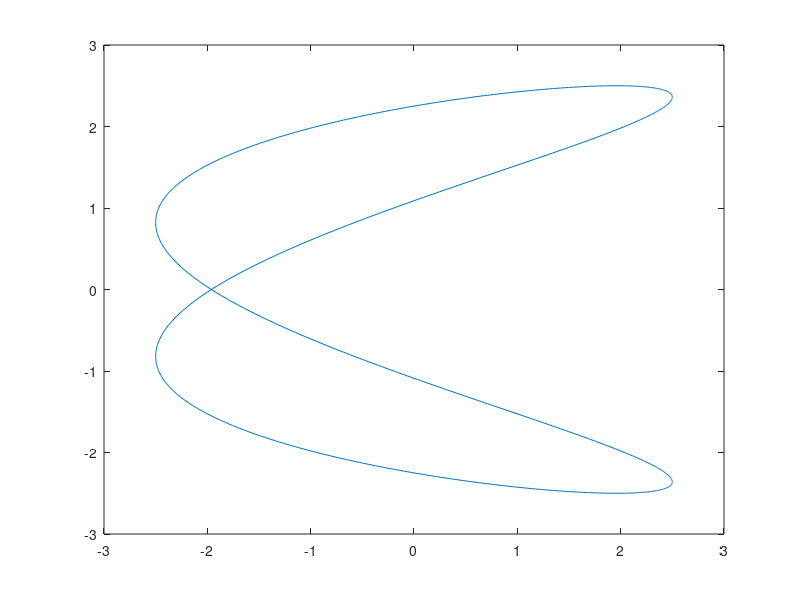
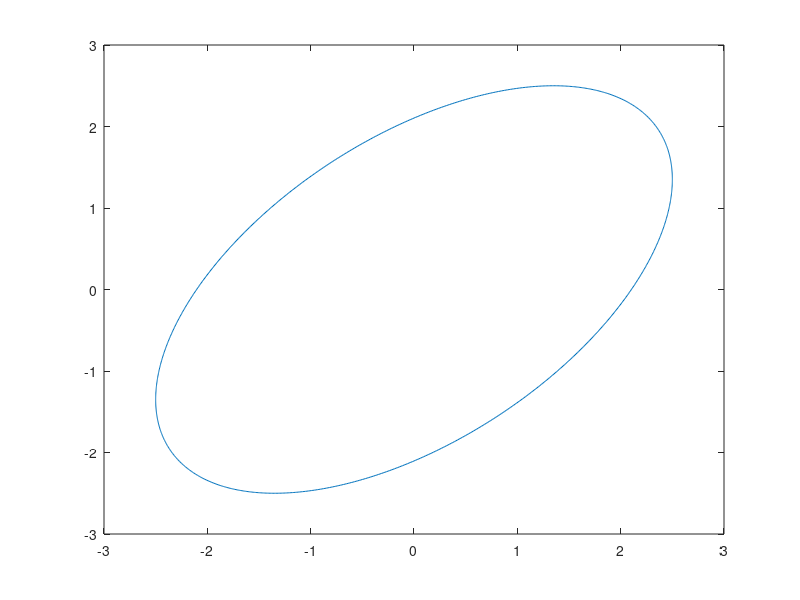
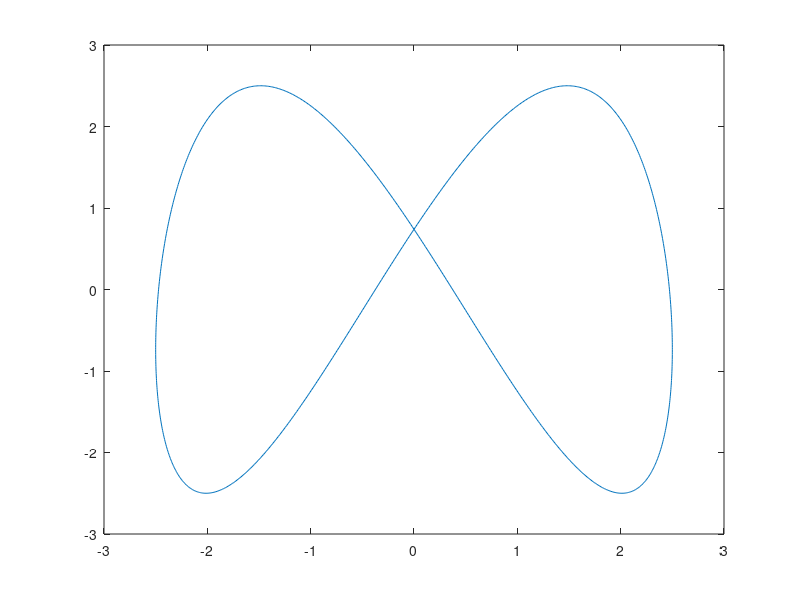
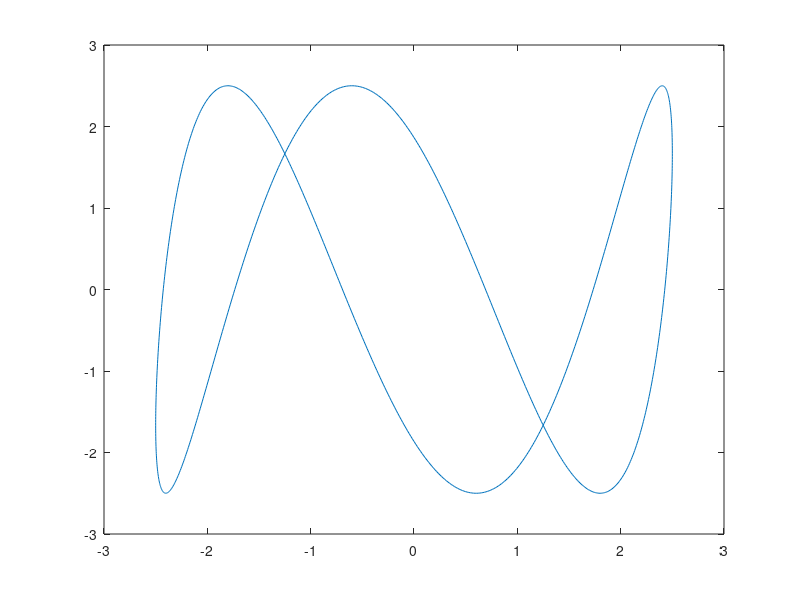

Write MATLAB code to recreate these figures, in order.
N=1000; % Number of points
us=2.5; % U_S

yfreq=0.5;
xfreq=1;
t=1/N*2*pi*(0:N)*2;
y=us*sin(yfreq*t+1.12);
x=us*sin(xfreq*t);
figure
plot(x, y);

yfreq=1;
xfreq=1;
t=1/N*2*pi*(0:N);
y=us*sin(yfreq*t+1);
x=us*sin(xfreq*t);
figure
plot(x, y);

yfreq=2;
xfreq=1;
t=1/N*2*pi*(0:N);
y=us*sin(yfreq*t+0.3);
x=us*sin(xfreq*t);
figure
plot(x, y);

yfreq=3;
xfreq=1;
t=1/N*2*pi*(0:N);
y=us*sin(yfreq*t+2.3);
x=us*sin(xfreq*t);
figure
plot(x, y);